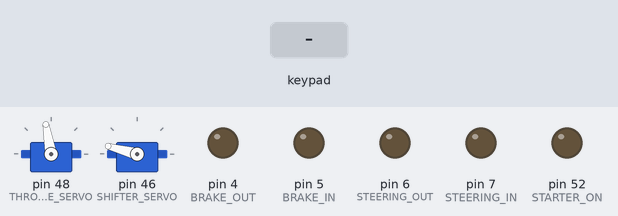
Simulated run of this sketch. Board: Arduino Mega 2560, built with avr-gcc and run on an emulated ATmega2560. On the bench: 2 × servo, output pins drawn as LEDs (lit = HIGH). The inputs (shaded band) are chosen by the test bench.

Above: at 1.5 s.
1.6 s: key 'D' pressed
At 1.81 s:
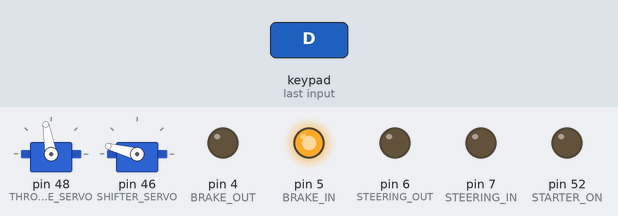
3.9 s: key 'L' pressed
At 4.13 s:
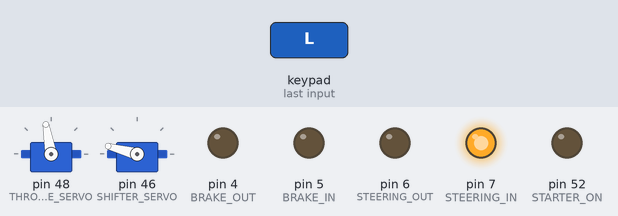
5.8 s: key 'R' pressed
At 6.05 s:
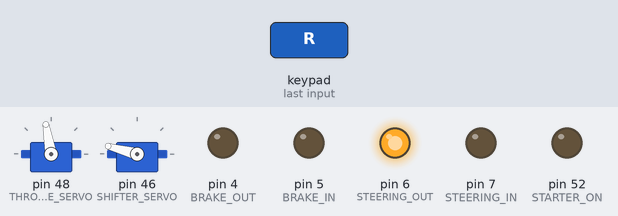
7.7 s: key 'X' pressed
At 9.4 s:
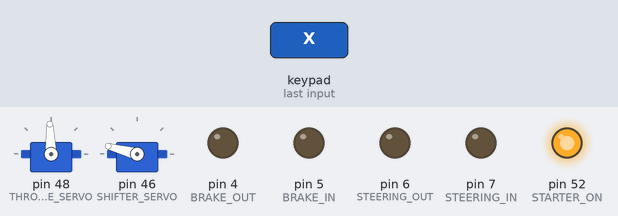
10.7 s: key 'D' pressed
At 11.34 s:
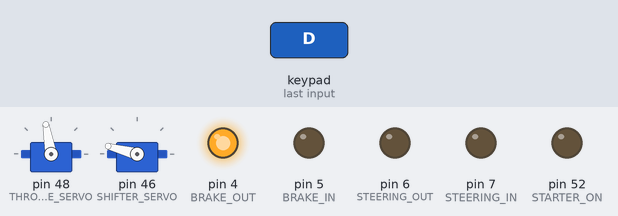
13.7 s: key '-' pressed
At 14.2 s:
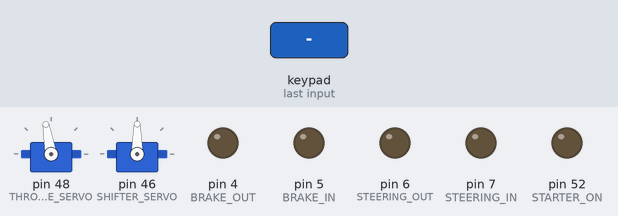
Timing chart, 0 to 16.2 s (numbered marks = the images above; inputs shaded):
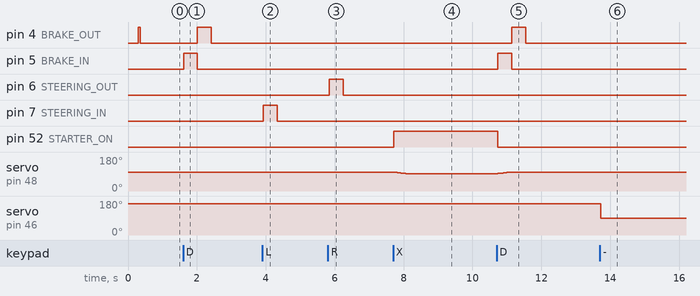

Measured:
- after the input at 1.6 s, pin 4 (BRAKE_OUT): LOW → HIGH after 0.42 s, → LOW 0.40 s later; pin 5 (BRAKE_IN): LOW → HIGH at once, → LOW 0.40 s later
- after the input at 3.9 s, pin 7 (STEERING_IN): LOW → HIGH at once, → LOW 0.40 s later
- after the input at 5.8 s, pin 6 (STEERING_OUT): LOW → HIGH after 0.05 s, → LOW 0.40 s later
- after the input at 7.7 s, pin 52 (STARTER_ON): LOW → HIGH at once; servo on pin 48 (THROTTLE_SERVO): 100° → 92° at once
- after the input at 10.7 s, pin 4 (BRAKE_OUT): LOW → HIGH after 0.45 s, → LOW 0.40 s later; pin 5 (BRAKE_IN): LOW → HIGH at once, → LOW 0.40 s later; pin 52 (STARTER_ON): HIGH → LOW at once; servo on pin 48 (THROTTLE_SERVO): 92° → 100° at once
- after the input at 13.7 s, servo on pin 46 (SHIFTER_SERVO): 165° → 90° at once

The sketch:

Stratovo.ino
```cpp
#include <PS2X_lib.h> //for v1.6
#include <Servo.h>

/******************************************************************
 * set pins connected to PS2 controller:
 *   - 1e column: original
 *   - 2e colmun: Stef?
 * replace pin numbers by the ones you use
 ******************************************************************/
#define PS2_DAT 12
#define PS2_CMD 11
#define PS2_SEL 10
#define PS2_CLK 13

#define STEERING_IN 7
#define STEERING_OUT 6

#define BRAKE_IN 5
#define BRAKE_OUT 4

#define STARTER_ON 52
#define SHIFTER_SERVO 46
#define THROTTLE_SERVO 48

const int THROTTLE_RANGE = 30;
const int BRAKE_RANGE = 15;

const int THROTTLE_STOPPED = 100;
const int THROTTLE_MAX = 20;

const int SHIFTER_FWD = 165;
const int SHIFTER_REV = 90;
const int SHIFTER_WAIT = 1000;

int current_throttle = 0;
int current_brake = 0;
int current_shifter = 0;

/******************************************************************
 * select modes of PS2 controller:
 *   - pressures = analog reading of push-butttons
 *   - rumble    = motor rumbling
 * uncomment 1 of the lines for each mode selection
 ******************************************************************/
// #define pressures   true
#define pressures false
// #define rumble      true
#define rumble false

PS2X ps2x; // create PS2 Controller Class

// right now, the library does NOT support hot pluggable controllers, meaning
// you must always either restart your Arduino after you connect the controller,
// or call config_gamepad(pins) again after connecting the controller.

int error = 0;
byte type = 0;
byte vibrate = 0;

int throttle_dir = 0;
bool braking = false;
bool shifting = false;

bool small = false;

Servo throttle_servo;
Servo shifter_servo;

void setup()
{

  Serial.begin(57600);

  pinMode(STARTER_ON, OUTPUT);
  pinMode(STEERING_IN, OUTPUT);
  pinMode(STEERING_OUT, OUTPUT);
  pinMode(BRAKE_IN, OUTPUT);
  pinMode(BRAKE_OUT, OUTPUT);

  throttle_servo.write(THROTTLE_STOPPED);
  throttle_servo.attach(THROTTLE_SERVO);

  shifter_servo.write(SHIFTER_FWD); // Write before attaching so it goes here on startup
  shifter_servo.attach(SHIFTER_SERVO);

  delay(300); // added delay to give wireless ps2 module some time to startup, before configuring it

  // CHANGES for v1.6 HERE!!! **************PAY ATTENTION*************

  // setup pins and settings: GamePad(clock, command, attention, data, Pressures?, Rumble?) check for error
  error = ps2x.config_gamepad(PS2_CLK, PS2_CMD, PS2_SEL, PS2_DAT, pressures, rumble);
}

/**
 * Updates the throttle servo based on the controller input
 *
 * IMPORTANT: The throttle servo decreases to go faster, and increases to slow down
 * @param int dir - the direction the throttle should move
 */
void updateThrottle(int dir = 0) // can be -1, 0, or 1 for slow down, no change, speed up
{
  current_throttle = throttle_servo.read() + (dir * -1);
  int bound_throttle = constrain(current_throttle, THROTTLE_MAX, THROTTLE_STOPPED);
  throttle_servo.write(bound_throttle);

  if (bound_throttle < THROTTLE_STOPPED && !braking)
  {
    digitalWrite(STARTER_ON, HIGH);
  }
  else
  {
    digitalWrite(STARTER_ON, LOW);
  }
}

void updateBrakes(bool press = false)
{
  // Serial.println(current_brake);
  if (press)
  {
    if (current_brake >= BRAKE_RANGE)
    {
      return;
    }
    digitalWrite(BRAKE_IN, HIGH);
    digitalWrite(BRAKE_OUT, LOW);
    current_brake++;
  }
  else
  {
    if (current_brake < 0)
    {
      digitalWrite(BRAKE_IN, LOW);
      digitalWrite(BRAKE_OUT, LOW);
      return;
    }

    digitalWrite(BRAKE_IN, LOW);
    digitalWrite(BRAKE_OUT, HIGH);
    current_brake--;
  }
}

void updateShifter()
{
  current_throttle = throttle_servo.read();
  if (current_throttle < THROTTLE_STOPPED)
  {
    return;
  }
  current_shifter = shifter_servo.read();
  if (current_shifter > 160)
  {
    // Set to reverse
    shifter_servo.write(SHIFTER_REV);
  }
  else
  {
    shifter_servo.write(SHIFTER_FWD);
  }

  // Long delay to make sure it gets where it needs to go.
  delay(SHIFTER_WAIT);
}

void loop()
{
  if (error == 1)
  {
    return;
  }

  ps2x.read_gamepad(small, vibrate);

  // Steering
  if (ps2x.Button(PSB_PAD_LEFT))
  {
    digitalWrite(STEERING_IN, HIGH);
    digitalWrite(STEERING_OUT, LOW);
  }
  else
  {
    digitalWrite(STEERING_IN, LOW);
  }
  if (ps2x.Button(PSB_PAD_RIGHT))
  {
    digitalWrite(STEERING_IN, LOW);
    digitalWrite(STEERING_OUT, HIGH);
  }
  else
  {
    digitalWrite(STEERING_OUT, LOW);
  }

  // Throttle & Brake
  if (ps2x.Button(PSB_CROSS))
  {
    throttle_dir = 1;
  }
  else if (ps2x.Button(PSB_CIRCLE))
  {
    throttle_dir = -1;
  }
  else
  {
    throttle_dir = 0;
  }

  if (ps2x.Button(PSB_PAD_DOWN) || ps2x.Button(PSB_R2))
  {
    braking = true;
    digitalWrite(STARTER_ON, LOW);
    throttle_dir = -1;
    updateBrakes(true);
  }
  else
  {
    braking = false;
    updateBrakes(false);
  }

  updateThrottle(throttle_dir);

  if (ps2x.Button(PSB_SELECT))
  {
    updateShifter();
  }

  delay(50);
}
```
